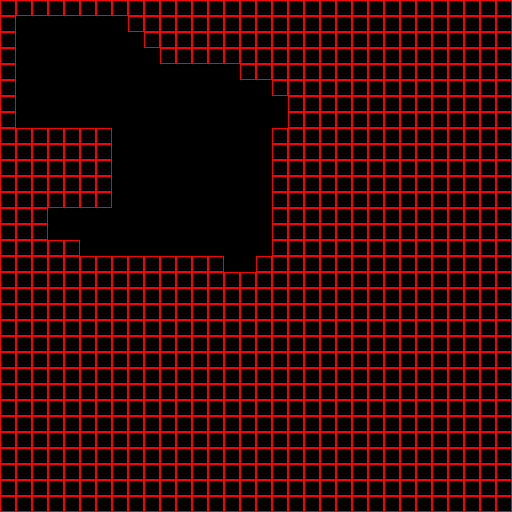

The image is a tile-based game level rendered from a .tmx file. Its description and source (layers, tilesets, objects; grid data summarised) follow:
An orthogonal 32x32 tile map with 16x16 px tiles, 1 tile layer (Tiles) and 29 objects (26x vp, spawn, trigger).

<map version="1.0" orientation="orthogonal" renderorder="right-down" width="32" height="32" tilewidth="16" tileheight="16" nextobjectid="38">
 <properties>
  <property name="persistent" value="persistent" />
 </properties>
 <tileset firstgid="1" name="tiles" tilewidth="16" tileheight="16" tilecount="256">
  <image source="tiles.png" width="256" height="256" />
 </tileset>
 <layer name="Tiles" width="32" height="32">
  <data>[1024 cells, 844 non-empty, 1 distinct tile ids]</data>
 </layer>
 <objectgroup name="SolidEdges">
  <object id="1" x="16" y="16">
   <polyline points="0,0 112,0 112,16 128,16 128,32 144,32 144,48 224,48 224,64 256,64 256,80 272,80 272,112 256,112 256,240 240,240 240,256 208,256 208,240 64,240 64,224 32,224 32,192 96,192 96,112 0,112 0,0" />
  </object>
 </objectgroup>
 <objectgroup name="EventObjects">
  <object id="2" name="spawn" type="spawn" x="64" y="48">
   <ellipse />
  </object>
  <object id="37" name="exit" type="trigger" x="224" y="272">
   <properties>
    <property name="targetLevel" value="level1" />
   </properties>
   <polyline points="0,0 0,-16 32,-16 32,0 0,0" />
  </object>
 </objectgroup>
 <objectgroup name="Mobs">
  <object id="3" type="vp" x="128" y="80">
   <ellipse />
  </object>
  <object id="4" type="vp" x="144" y="80">
   <ellipse />
  </object>
  <object id="5" type="vp" x="160" y="80">
   <ellipse />
  </object>
  <object id="6" type="vp" x="176" y="80">
   <ellipse />
  </object>
  <object id="7" type="vp" x="192" y="80">
   <ellipse />
  </object>
  <object id="8" type="vp" x="192" y="96">
   <ellipse />
  </object>
  <object id="9" type="vp" x="176" y="96">
   <ellipse />
  </object>
  <object id="10" type="vp" x="160" y="96">
   <ellipse />
  </object>
  <object id="11" type="vp" x="144" y="96">
   <ellipse />
  </object>
  <object id="12" type="vp" x="128" y="96">
   <ellipse />
  </object>
  <object id="13" type="vp" x="128" y="112">
   <ellipse />
  </object>
  <object id="14" type="vp" x="144" y="112">
   <ellipse />
  </object>
  <object id="15" type="vp" x="160" y="112">
   <ellipse />
  </object>
  <object id="16" type="vp" x="176" y="112">
   <ellipse />
  </object>
  <object id="17" type="vp" x="192" y="112">
   <ellipse />
  </object>
  <object id="18" type="vp" x="208" y="112">
   <ellipse />
  </object>
  <object id="19" type="vp" x="208" y="96">
   <ellipse />
  </object>
  <object id="20" type="vp" x="208" y="80">
   <ellipse />
  </object>
  <object id="21" type="vp" x="224" y="80">
   <ellipse />
  </object>
  <object id="22" type="vp" x="224" y="96">
   <ellipse />
  </object>
  <object id="23" type="vp" x="224" y="112">
   <ellipse />
  </object>
  <object id="24" type="vp" x="240" y="96">
   <ellipse />
  </object>
  <object id="25" type="vp" x="240" y="112">
   <ellipse />
  </object>
  <object id="26" type="vp" x="256" y="96">
   <ellipse />
  </object>
  <object id="27" type="vp" x="256" y="112">
   <ellipse />
  </object>
  <object id="28" type="vp" x="96" y="96">
   <ellipse />
  </object>
 </objectgroup>
</map>